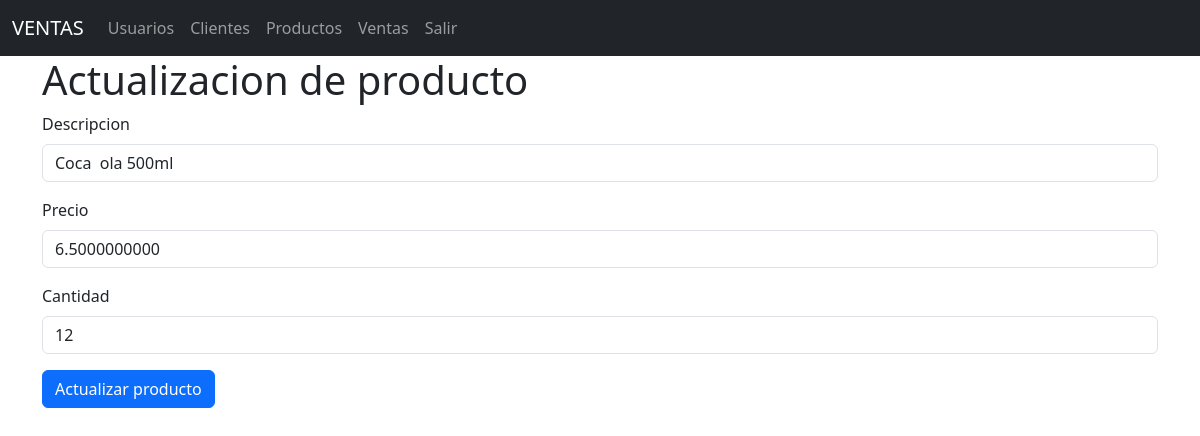
Screenshot of /productos/edit/1 with the database file from the repository.
### models/producto_model.py (models this page shows, shortened)
class Producto(db.Model):
    __tablename__ = "productos"
    id = db.Column(db.Integer,primary_key=True)
    descripcion = db.Column(db.String(120),nullable=False)
    precio = db.Column(db.Float(11,2),nullable=False)
    stock = db.Column(db.Integer,nullable=False)
    ventas = db.relationship('Venta', back_populates='producto')
    @staticmethod
    def get_by_id(id):
        return Producto.query.get(id)

### controllers/producto_controller.py (the view)
@producto_bp.route("/edit/<int:id>",methods=['GET', 'POST'])
def edit(id):
    producto =  Producto.get_by_id(id)
    if request.method == 'POST':
        descripcion = request.form['descripcion']
        precio = request.form['precio']
        stock = request.form['stock']
        producto.update(descripcion=descripcion,precio=precio,stock=stock)
        return redirect(url_for('producto.index'))
    return producto_view.edit(producto)

### run.py (called while the page is built)
@app.context_processor
def inject_active_path():
    def is_active(path):
        return 'active' if request.path == path else ''
    return(dict(is_active = is_active))

### views/producto_view.py (called while the page is built)
def edit(producto):
    return render_template('productos/edit.html',producto=producto)

### templates/productos/edit.html (shortened to what this page needs)
{% extends 'base.html' %}
{% block content %}
<h1>Actualizacion de producto</h1>
<form action="{{ url_for('producto.edit', id=producto.id) }}" method="POST">
    <div class="mb-3">
        <label for="" class="form-label">Descripcion</label>
        <input type="text" class="form-control" name="descripcion" value="{{producto.descripcion}}" required>
    </div>
    <div class="mb-3">
        <label for="" class="form-label">Precio</label>
        <input type="number" class="form-control" name="precio" min="0" step="0.01" value="{{producto.precio}}" required>
    </div>
    <div class="mb-3">
        <label for="" class="form-label">Cantidad</label>
        <input type="number" class="form-control" name="stock" value="{{producto.stock}}" required>
    </div>
    <button type="submit" class="btn btn-primary">Actualizar producto</button>
</form>
{% endblock %}

### rows the page displays
Producto: descripcion "Coca ola 500ml", precio "6.5000000000", stock "12"
